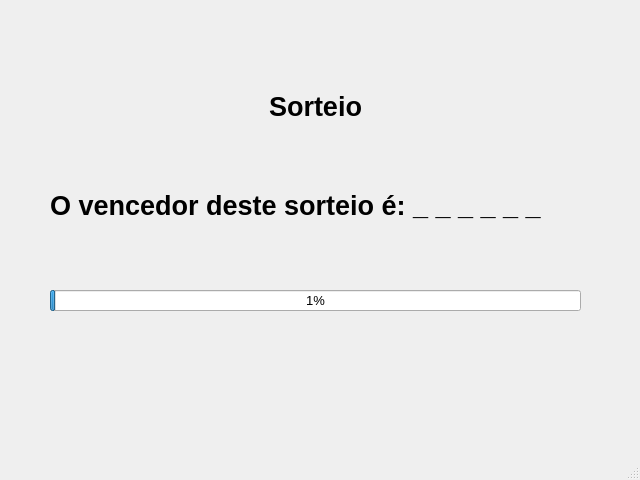
<?xml version="1.0" encoding="UTF-8"?>
<ui version="4.0">
 <class>MainWindow</class>
 <widget class="QMainWindow" name="MainWindow">
  <property name="geometry">
   <rect>
    <x>0</x>
    <y>0</y>
    <width>640</width>
    <height>480</height>
   </rect>
  </property>
  <property name="windowTitle">
   <string>MainWindow</string>
  </property>
  <widget class="QWidget" name="centralwidget">
   <widget class="QProgressBar" name="progressBar">
    <property name="geometry">
     <rect>
      <x>50</x>
      <y>290</y>
      <width>531</width>
      <height>21</height>
     </rect>
    </property>
    <property name="font">
     <font>
      <pointsize>10</pointsize>
     </font>
    </property>
    <property name="value">
     <number>1</number>
    </property>
    <property name="alignment">
     <set>Qt::AlignCenter</set>
    </property>
   </widget>
   <widget class="QWidget" name="">
    <property name="geometry">
     <rect>
      <x>50</x>
      <y>60</y>
      <width>531</width>
      <height>191</height>
     </rect>
    </property>
    <layout class="QVBoxLayout" name="verticalLayout">
     <item>
      <widget class="QLabel" name="label">
       <property name="sizePolicy">
        <sizepolicy hsizetype="Preferred" vsizetype="Preferred">
         <horstretch>0</horstretch>
         <verstretch>0</verstretch>
        </sizepolicy>
       </property>
       <property name="font">
        <font>
         <pointsize>20</pointsize>
         <weight>75</weight>
         <bold>true</bold>
        </font>
       </property>
       <property name="text">
        <string>Sorteio</string>
       </property>
       <property name="alignment">
        <set>Qt::AlignCenter</set>
       </property>
      </widget>
     </item>
     <item>
      <widget class="QLabel" name="label_2">
       <property name="font">
        <font>
         <pointsize>20</pointsize>
         <weight>75</weight>
         <bold>true</bold>
        </font>
       </property>
       <property name="text">
        <string>O vencedor deste sorteio é: _ _ _ _ _ _</string>
       </property>
      </widget>
     </item>
    </layout>
   </widget>
  </widget>
  <widget class="QMenuBar" name="menubar">
   <property name="geometry">
    <rect>
     <x>0</x>
     <y>0</y>
     <width>640</width>
     <height>20</height>
    </rect>
   </property>
  </widget>
  <widget class="QStatusBar" name="statusbar"/>
 </widget>
 <resources/>
 <connections/>
</ui>
